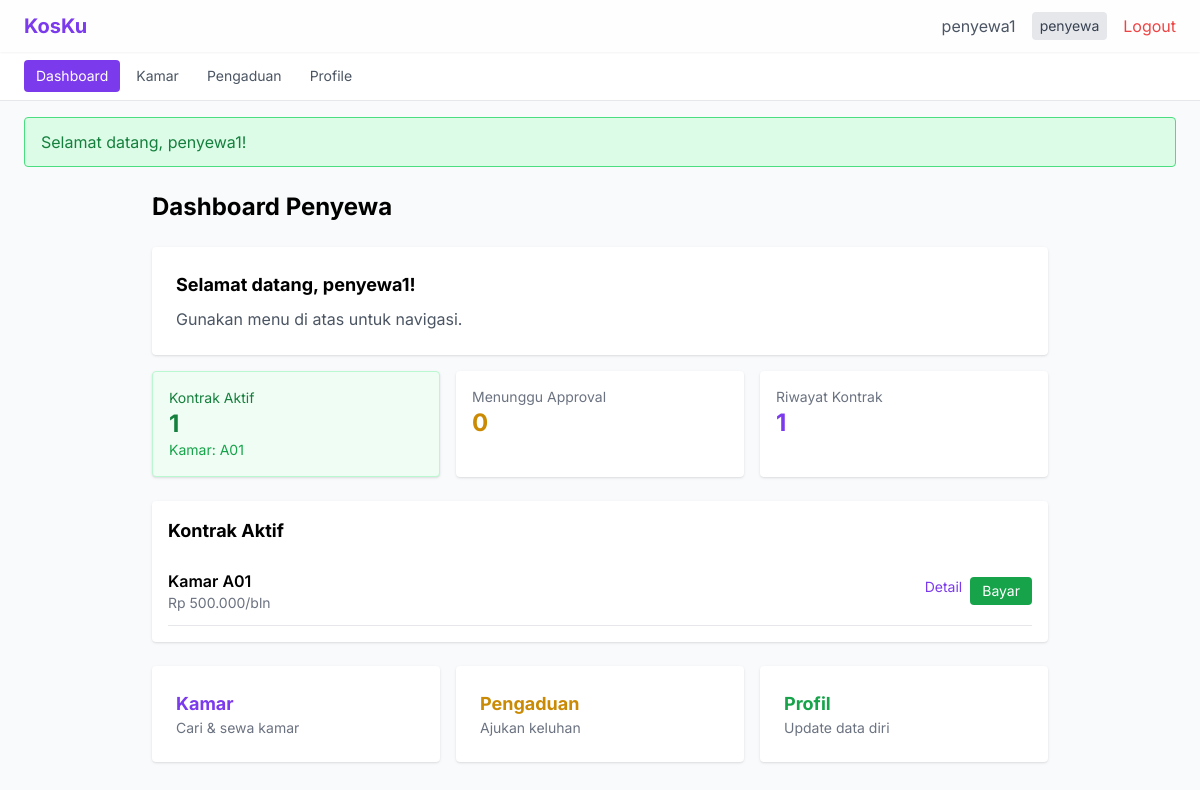
/dashboard (signed in), run on the app's committed database.
### tables this page shows
CREATE TABLE kontrak (
    id INT AUTO_INCREMENT PRIMARY KEY,
    penyewa_id INT NOT NULL,
    kamar_id INT NOT NULL,
    tgl_mulai DATE NOT NULL,
    tgl_akhir DATE NOT NULL,
    status ENUM('menunggu', 'aktif', 'selesai', 'dibatalkan') NOT NULL DEFAULT 'menunggu',
    created_at TIMESTAMP DEFAULT CURRENT_TIMESTAMP,
    FOREIGN KEY (penyewa_id) REFERENCES users(id) ON DELETE CASCADE,
    FOREIGN KEY (kamar_id) REFERENCES kamar(id) ON DELETE CASCADE
);

CREATE TABLE kamar (
    id INT AUTO_INCREMENT PRIMARY KEY,
    nomor_kamar VARCHAR(10) NOT NULL UNIQUE,
    tipe VARCHAR(50),
    harga DECIMAL(12,2) NOT NULL,
    kapasitas INT DEFAULT 1,
    fasilitas TEXT,
    status ENUM('tersedia', 'terisi', 'maintenance') NOT NULL DEFAULT 'tersedia',
    foto VARCHAR(255),
    created_at TIMESTAMP DEFAULT CURRENT_TIMESTAMP
);

### src/Controllers/DashboardController.php (called while the page is built, shortened)
<?php
class DashboardController
{
    public function index(): void
    {
        $role = Auth::getUserRole();
        require_once __DIR__ . '/../../views/dashboard/' . $role . '.php';
    }
}

### public/index.php (called while the page is built, shortened)
<?php
$requestUri = $_SERVER['REQUEST_URI'] ?? '/';
$requestUri = parse_url($requestUri, PHP_URL_PATH);
$requestUri = ltrim($requestUri, '/');
$url = !empty($requestUri) ? $requestUri : ($_GET['url'] ?? '');
$url = rtrim($url, '/');
$url = filter_var($url, FILTER_SANITIZE_URL);
$url = explode('/', $url);
$controllerName = !empty($url[0]) ? ucfirst($url[0]) . 'Controller' : 'AuthController';
$defaultMethod = $controllerName === 'AuthController' ? 'login' : 'index';
$methodName = $url[1] ?? $defaultMethod;
$params = array_slice($url, 2);
$controller = new $controllerClass();
call_user_func_array([$controller, $methodName], $params);

### src/Helpers/Security.php (called while the page is built, shortened)
<?php
class Security
{
    public static function escapeHtml(string $data): string
    {
        return htmlspecialchars($data, ENT_QUOTES | ENT_HTML5, 'UTF-8');
    }
}

### config/database.php (called while the page is built, shortened)
<?php
class Database
{
    private static ?PDO $instance = null;
    private static string $host = 'localhost';
    private static string $dbname = 'kos_management';
    private static string $user = 'root';
    private static string $pass = '';
    private static string $charset = 'utf8mb4';
    public static function getConnection(): PDO
    {
        if (self::$instance === null) {
            try {
                $dsn = "mysql:host=" . self::$host . ";dbname=" . self::$dbname . ";charset=" . self::$charset;
                self::$instance = new PDO($dsn, self::$user, self::$pass, [
                    PDO::ATTR_ERRMODE => PDO::ERRMODE_EXCEPTION,
                    PDO::ATTR_DEFAULT_FETCH_MODE => PDO::FETCH_ASSOC,
                    PDO::ATTR_EMULATE_PREPARES => false,
                ]);
            } catch (PDOException $e) {
                error_log("Database connection failed: " . $e->getMessage());
                http_response_code(500);
                require_once __DIR__ . '/../views/errors/500.php';
                exit;
            }
        }
        return self::$instance;
    }
}

### src/Models/Kontrak.php (called while the page is built, shortened)
<?php
class Kontrak
{
    private PDO $db;
    public function __construct()
    {
        $this->db = Database::getConnection();
    }
    public function getActiveByPenyewa(int $penyewaId): array
    {
        $stmt = $this->db->prepare(
            "SELECT k.*, km.nomor_kamar, km.harga FROM kontrak k
             JOIN kamar km ON k.kamar_id = km.id
             WHERE k.penyewa_id = ? AND k.status = 'aktif'"
        );
        $stmt->execute([$penyewaId]);
        return $stmt->fetchAll();
    }
    public function getByPenyewa(int $penyewaId): array
    {
        $sql = "SELECT k.*, km.nomor_kamar, km.harga
                FROM kontrak k
                JOIN kamar km ON k.kamar_id = km.id
                WHERE k.penyewa_id = ?
                ORDER BY k.created_at DESC";
        $stmt = $this->db->prepare($sql);
        $stmt->execute([$penyewaId]);
        return $stmt->fetchAll();
    }
}

### views/dashboard/penyewa.php (the view, shortened to what this page needs)
<?php
$kontrakModel = new \App\Models\Kontrak();
$userId = $_SESSION['user_id'] ?? 0;
$kontrakAktif = $kontrakModel->getActiveByPenyewa($userId);
$semuaKontrak = $kontrakModel->getByPenyewa($userId);
$menungguApproval = array_filter($semuaKontrak, fn($k) => $k['status'] === 'menunggu');
?>
<?php require_once __DIR__ . '/../layouts/header.php'; ?>
<div class="max-w-4xl mx-auto">
    <h1 class="text-2xl font-bold mb-6">Dashboard Penyewa</h1>
    <div class="bg-white rounded shadow p-6 mb-4">
        <h2 class="font-bold text-lg mb-2">Selamat datang, <?= Security::escapeHtml($_SESSION['user_nama']) ?>!</h2>
        <p class="text-gray-600">Gunakan menu di atas untuk navigasi.</p>
    </div>
    <div class="grid grid-cols-1 md:grid-cols-3 gap-4 mb-6">
        <?php if (!empty($kontrakAktif)): ?>
        <div class="bg-green-50 rounded shadow p-4 border border-green-200">
            <p class="text-green-700 text-sm">Kontrak Aktif</p>
            <p class="text-2xl font-bold text-green-700"><?= count($kontrakAktif) ?></p>
            <p class="text-green-600 text-sm">Kamar: <?= Security::escapeHtml($kontrakAktif[0]['nomor_kamar']) ?></p>
        </div>
        <?php endif; ?>
        <div class="bg-white rounded shadow p-4">
            <p class="text-gray-500 text-sm">Menunggu Approval</p>
            <p class="text-2xl font-bold text-yellow-600"><?= count($menungguApproval) ?></p>
        </div>
        <div class="bg-white rounded shadow p-4">
            <p class="text-gray-500 text-sm">Riwayat Kontrak</p>
            <p class="text-2xl font-bold text-violet-600"><?= count($semuaKontrak) ?></p>
        </div>
    </div>
    <?php if (!empty($kontrakAktif)): ?>
    <div class="bg-white rounded shadow p-4 mb-6">
        <h2 class="font-bold text-lg mb-3">Kontrak Aktif</h2>
        <?php foreach ($kontrakAktif as $k): ?>
        <div class="flex justify-between items-center border-b py-3">
            <div>
                <p class="font-semibold">Kamar <?= Security::escapeHtml($k['nomor_kamar']) ?></p>
                <p class="text-sm text-gray-500">Rp <?= number_format($k['harga'], 0, ',', '.') ?>/bln</p>
            </div>
            <div class="flex gap-2">
                <a href="/kontrak/detail/<?= $k['id'] ?>" class="text-violet-600 text-sm">Detail</a>
                <a href="/pembayaran/bayar/<?= $k['id'] ?>" class="bg-green-600 text-white px-3 py-1 rounded text-sm hover:bg-green-700">Bayar</a>
            </div>
        </div>
        <?php endforeach; ?>
    </div>
    <?php endif; ?>
    <div class="grid grid-cols-1 md:grid-cols-3 gap-4">
        <a href="/kamar/index" class="bg-white rounded shadow p-6 hover:shadow-md transition">
            <h3 class="font-bold text-lg text-violet-600">Kamar</h3>
            <p class="text-gray-500 text-sm">Cari & sewa kamar</p>
        </a>
        <a href="/pengaduan/create" class="bg-white rounded shadow p-6 hover:shadow-md transition">
            <h3 class="font-bold text-lg text-yellow-600">Pengaduan</h3>
            <p class="text-gray-500 text-sm">Ajukan keluhan</p>
        </a>
        <a href="/auth/profile" class="bg-white rounded shadow p-6 hover:shadow-md transition">
            <h3 class="font-bold text-lg text-green-600">Profil</h3>
            <p class="text-gray-500 text-sm">Update data diri</p>
        </a>
    </div>
</div>
<?php require_once __DIR__ . '/../layouts/footer.php'; ?>

### views/layouts/header.php (style rules this page uses)
body { font-family: 'Inter', sans-serif; }

### data on the page
kontrak: kamar.nomor_kamar "A01", status "0", kamar.harga "500.000"

### other printed values
Security::escapeHtml($_SESSION['user_nama']) "penyewa1"
count($kontrakAktif) "1"
count($semuaKontrak) "1"
